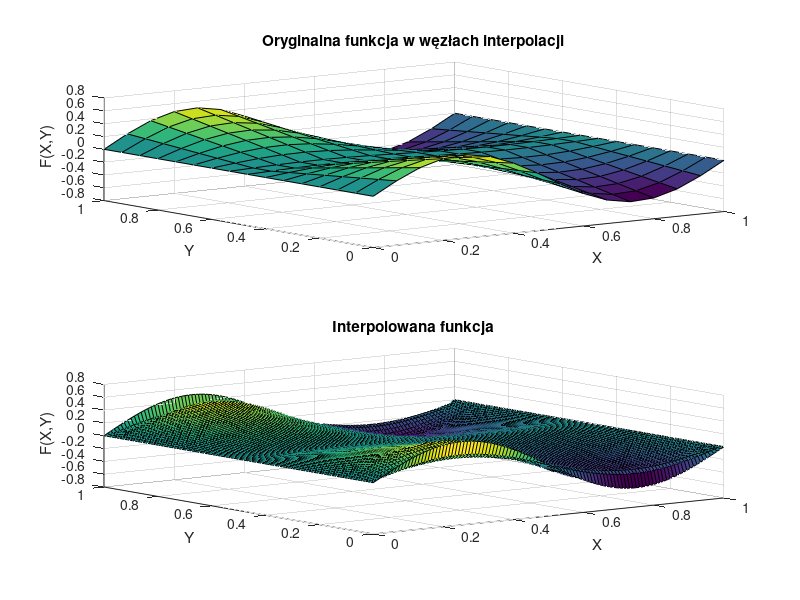

The MATLAB source for this figure:
function [M,N,P,R,x_coarse,y_coarse,F_coarse,x_fine,y_fine,F_fine] = zadanie5()
 % Parametry generacji węzłów interpolacji
    close all
    M = 16; % liczba węzłów interpolacji wzdłuż osi X (stopień wielomianu zmiennej x: M-1)
    N = 16; % liczba węzłów interpolacji wzdłuż osi Y (stopień wielomianu zmiennej y: N-1)
    P = 105; % liczba punktów wzdłuż osi X na gęstszej siatce
    R = 105; % liczba punktów wzdłuż osi Y na gęstszej siatce

    % Generowanie węzłów interpolacji na płaszczyźnie
    x_coarse = linspace(0, 1, M);
    y_coarse = linspace(0, 1, N);
    [X_coarse, Y_coarse] = meshgrid(x_coarse, y_coarse);

    % Wyznaczenie wartości funkcji oryginalnej w węzłach
    F_coarse = sin(X_coarse*2*pi) .* abs(Y_coarse-0.5);

    MN = M*N;
    xvec_coarse = reshape(X_coarse, MN, 1);
    yvec_coarse = reshape(Y_coarse, MN, 1);
    fvec_coarse = reshape(F_coarse, MN, 1);

    % Macierz Vandermonde'a dla interpolacji 2d
    V = zeros(M*N, M*N);
    for i = 0:(M-1)
        for j = 0:(N-1)
            V(:, i*N + j + 1) = xvec_coarse.^i .* yvec_coarse.^j;
        end
    end

    % Współczynniki wielomianu interpolacyjnego
    coeffs = V \ fvec_coarse;

    % Obliczanie wartości funkcji interpolującej na gęstszej siatce
    x_fine = linspace(0, 1, P);
    y_fine = linspace(0, 1, R);
    [X_fine, Y_fine] = meshgrid(x_fine, y_fine);

    F_fine = zeros(size(X_fine));
    for i = 0:(M-1)
        for j = 0:(N-1)
            F_fine = F_fine + coeffs(i*N + j + 1) * X_fine.^i .* Y_fine.^j;
        end
    end
    
    % Wyświetlanie wykresów
    figure;
    subplot(2,1,1);
    surf(X_coarse, Y_coarse, F_coarse);
    title('Oryginalna funkcja w węzłach interpolacji');
    xlabel('X');
    ylabel('Y');
    zlabel('F(X,Y)');

    subplot(2,1,2);
    surf(X_fine, Y_fine, F_fine);
    title('Interpolowana funkcja');
    xlabel('X');
    ylabel('Y');
    zlabel('F(X,Y)');
    
    % Zapisanie wykresu do pliku
    saveas(gcf, 'zadanie5.png');

end